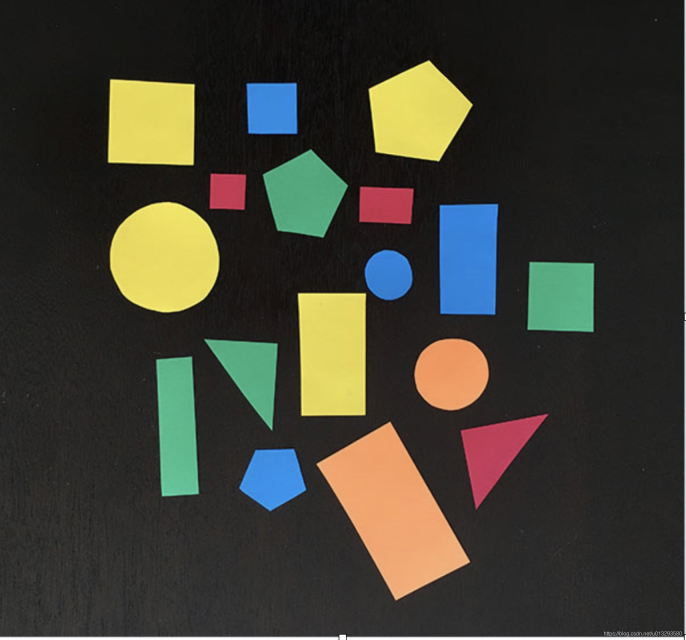
//> input picture 07 ColorDetector un/imgs/4.jpg, 2056 x 1920 px (shown at 1/3 size)
$ ./detect   (built with g++ and OpenCV 4)
//> lines starting //> are read from the running program, lines starting //| are printed output that depends on the picture; after the words box and inside, x2 and y2 are one past the last pixel; in counts of white or black regions, pixels touching at a corner belong together
#include <opencv2/imgproc.hpp>
#include <opencv2/imgcodecs.hpp>
#include <opencv2/highgui.hpp>
#include <string>

void getColor (cv::Mat, cv::Scalar, cv::Scalar, int);

//todo a color tracebar
cv::Scalar black_low (0, 0, 0), black_up (0, 0, 0);
cv::Scalar blue2_low (74, 144, 131), blue2_up (110, 255, 255);
cv::Scalar white_low (0, 0, 221), white_up (180, 30, 255);
cv::Scalar red1_low (121, 90, 123), red1_up (179, 250, 229);
cv::Scalar red2_low (0, 154, 131), red2_up (0, 232, 255);
cv::Scalar orange_low (0, 111,200), orange_up (19, 255, 255);
cv::Scalar yellow_low (20, 93, 119), yellow_up (64, 255, 255);
cv::Scalar green_low (69, 33, 110), green_up (99, 148, 255);
cv::Scalar blue1_low (96, 75, 151), blue1_up (133, 255, 255);
cv::Scalar purple_low (118, 139, 117), purple_up (179, 255, 117);

std::vector <std::vector<cv::Scalar>> mycolors = {{black_low,black_up}, {white_low, white_up}, {red1_low, red1_up}, {orange_low, orange_up}, {yellow_low, yellow_up}, {green_low, green_up}, {blue1_low, blue1_up}, {purple_low, purple_up}};
std::vector <std::vector<cv::Scalar>> mycolors_backup = {{black_low,black_up}, {blue2_low, blue2_up}, {white_low, white_up}, {red1_low, red1_up}, {red2_low, red2_up}, {orange_low, orange_up}, {yellow_low, yellow_up}, {green_low, green_up}, {blue1_low, blue1_up}, {purple_low, purple_up}};

std::vector <std::string> types = {"None", "Point", "Line", "Triangle", "Rectangle", "5", "6", "Round"};
std::vector <std::string> color_types = {"blake", "white", "red", "orange", "yellow", "green", "blue", "purple"};

int main ()
{
    std::string path = "../imgs/4.jpg";
    cv::Mat img, Mask;
    img = cv::imread (path);
//> img is the input picture: 1920 rows x 2056 cols, CV_8UC3; mean B, G, R 51, 61.7, 62.7
    cv::resize (img, img, cv::Size (), 0.4, 0.4);
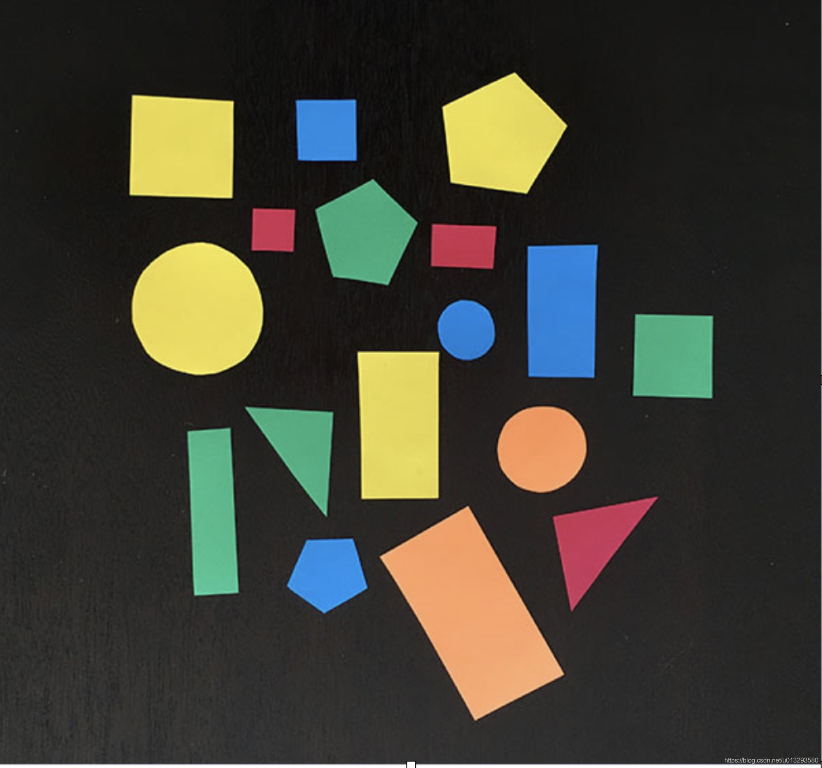
//> img: 768 rows x 822 cols, CV_8UC3; mean B, G, R 50.9, 61.6, 62.5


    cv::imshow ("Img", img);

    cv::Mat img2;
    // [12 lines of commented-out code are left out]

    img.copyTo (img2);
    for (int i = 0; i < mycolors.size (); i++)
    {
        getColor (img2, mycolors[i][0], mycolors[i][1], i);
    }
//> this loop made 8 passes
//> contours in getColor on passes 1, 8: 0 contours, 1 contour, all with area under 20
//> pass 2, in getColor (call 2), `cv::inRange (imgBlur, lower, upper, imgMask);`:
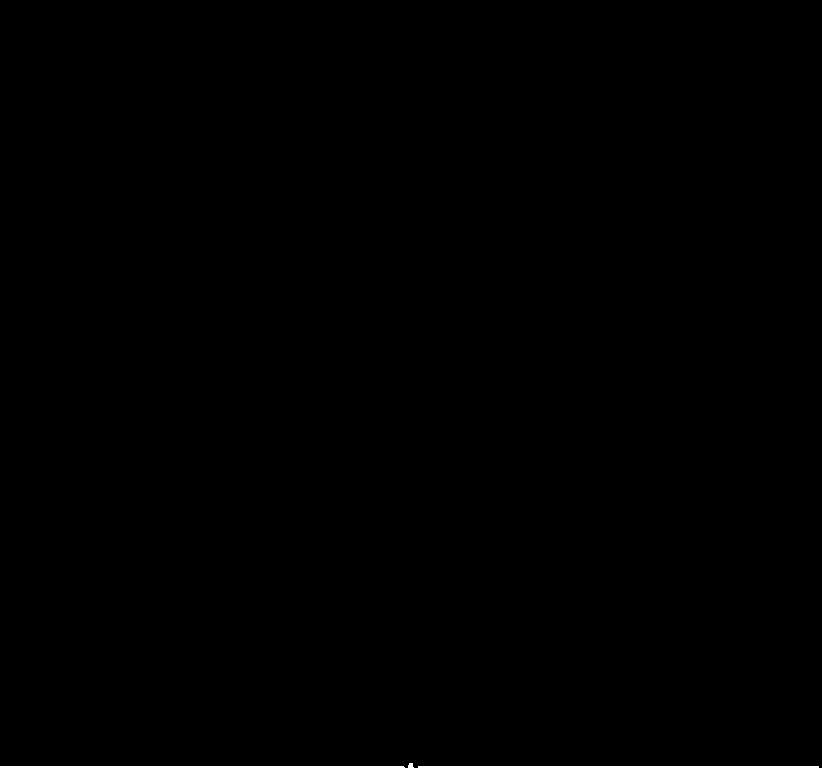
//> imgMask: 768 rows x 822 cols, CV_8UC1; 0.26% white; 3 white regions, box (x1, y1, x2, y2) and area: (0, 766, 405, 768) 809, (418, 766, 819, 768) 802, (408, 763, 414, 768) 24
//> after the loop:
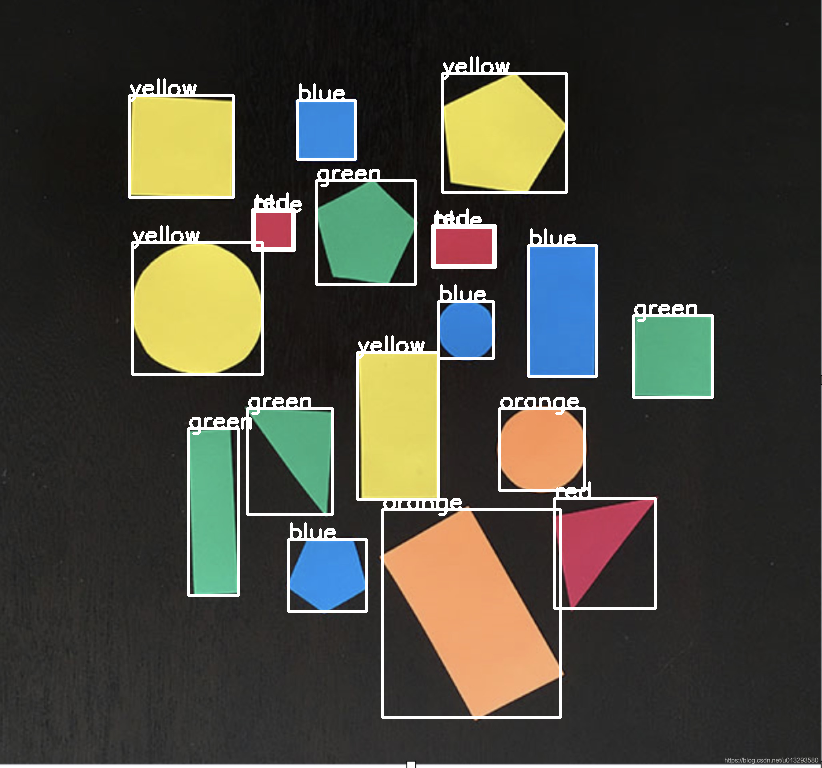
//> img2: 768 rows x 822 cols, CV_8UC3; 4.13% of pixels changed, all inside (x1, y1, x2, y2) = (128, 56, 714, 719)

    if (cv::waitKey (0) == 27)
//> the space key is pressed
    {
        std::exit (0);
    }


    return 0;
}

void getColor (cv::Mat img, cv::Scalar lower, cv::Scalar upper, int num)
{
    cv::Mat imgHSV, imgBlur, imgMask;
    std::vector <std::vector <cv::Point>> contours;

    cv::cvtColor (img, imgHSV, cv::COLOR_BGR2HSV);
    cv::GaussianBlur (imgHSV, imgBlur, cv::Size (5, 5), 2);
    cv::inRange (imgBlur, lower, upper, imgMask);

    cv::findContours (imgMask, contours, cv::RETR_EXTERNAL, cv::CHAIN_APPROX_SIMPLE);

    for (int i = 0; i < contours.size (); i++)
    {
        double area = cv::contourArea (contours[i]);
        std::vector <std::vector <cv::Point>> con;
        std::vector <cv::Rect> re;

        if (area > 500)
        {
            std::vector <cv::Point> conpoly;
            cv::approxPolyDP (contours[i], conpoly, 5, true);
            cv::Rect boundingrect = cv::boundingRect (contours[i]);
            con.push_back (conpoly);
            re.push_back (boundingrect);
        }
        for (int j = 0; j < con.size (); j++)
        {
            if (con[j].size () >= 7)
            {
                cv::putText (img, color_types[num], re[j].tl (), cv::FONT_HERSHEY_SIMPLEX, 0.75, cv::Scalar (255, 255, 255), 2);
                // cv::drawContours (img, con, 0, cv::Scalar (255, 255, 255), 1);
                cv::rectangle (img, re[j], cv::Scalar (255, 255, 255), 2);

            }
            else
            {
                cv::putText (img, color_types[num], re[j].tl (), cv::FONT_HERSHEY_SIMPLEX, 0.75, cv::Scalar (255, 255, 255), 2);
                // cv::drawContours (img, con, 0, cv::Scalar (255, 255, 255), 1);
                cv::rectangle (img, re[j], cv::Scalar (255, 255, 255), 2);
            }

        }


    }

    cv::imshow ("Img", img);

}

$ run again, with 07 ColorDetector un/imgs/1.jpg copied over 07 ColorDetector un/imgs/4.jpg
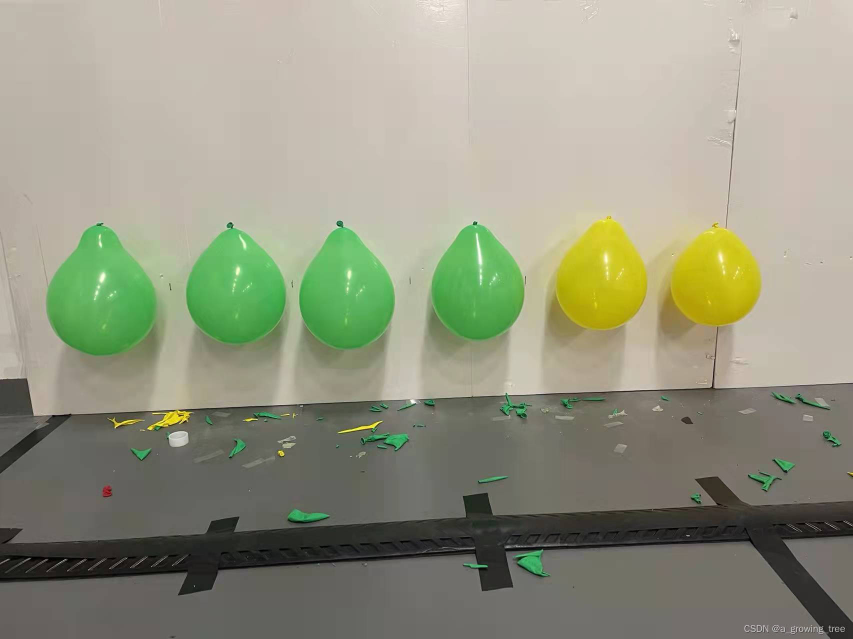
//> input picture 07 ColorDetector un/imgs/1.jpg, 1706 x 1278 px (shown at 1/2 size)
//> img is the input picture: 1278 rows x 1706 cols, CV_8UC3; mean B, G, R 130.2, 150.9, 149.5
//> img: 511 rows x 682 cols, CV_8UC3
//> the loop `for (int i = 0; i < mycolors.size (); i++)` made 8 passes
//> contours in getColor on passes 1, 3, 4, 6, 7, 8: 0 contours, 1 contour, all with area under 20, 0 contours, 34 contours, all with area under 20, 0 contours, 0 contours
//> pass 2, in getColor (call 2), `cv::inRange (imgBlur, lower, upper, imgMask);`:
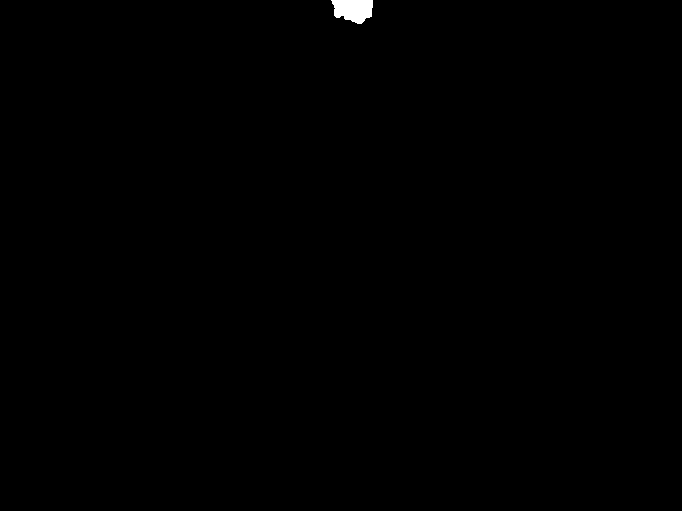
//> imgMask: 511 rows x 682 cols, CV_8UC1; 0.22% white; 1 white region, box (x1, y1, x2, y2) and area: (331, 0, 373, 24) 770
//> after the loop `for (int i = 0; i < mycolors.size (); i++)`:
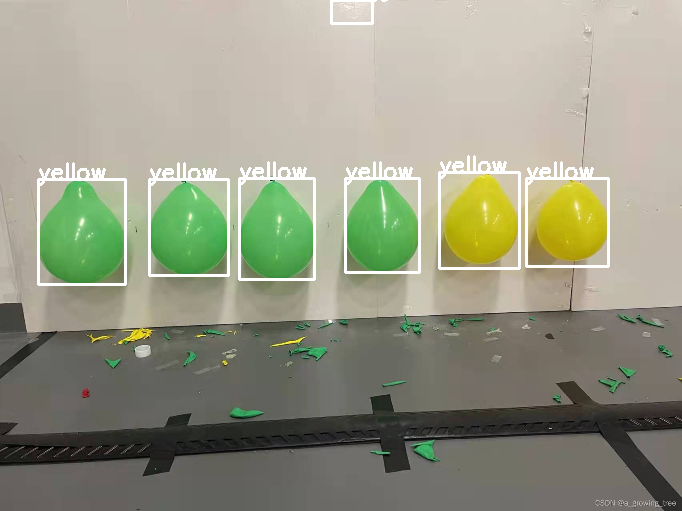
//> img2: 511 rows x 682 cols, CV_8UC3; mean B, G, R 132.9, 152.8, 151.5

$ run again, with 07 ColorDetector un/imgs/2.jpg copied over 07 ColorDetector un/imgs/4.jpg
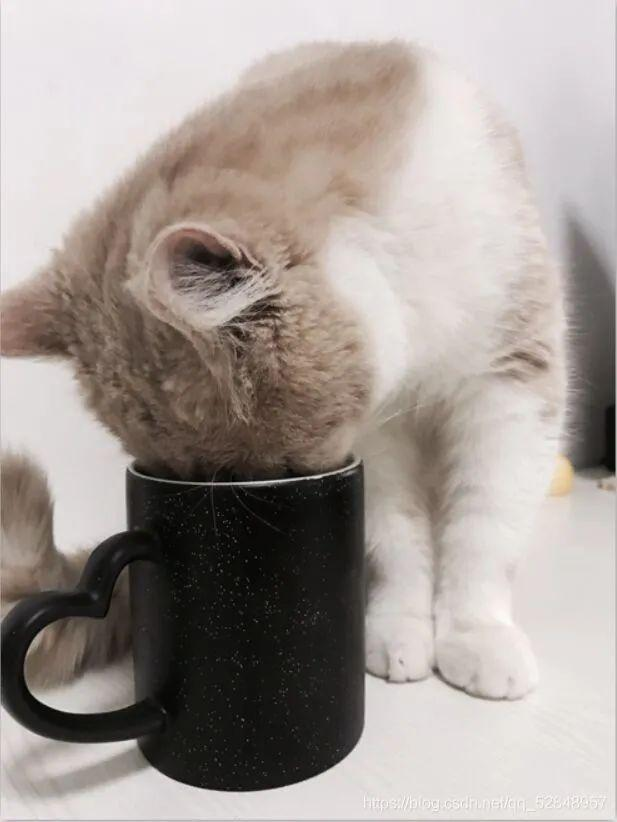
//> input picture 07 ColorDetector un/imgs/2.jpg, 617 x 822 px
//> img is the input picture: 822 rows x 617 cols, CV_8UC3; mean B, G, R 150.2, 155.3, 164.2
//> img: 329 rows x 247 cols, CV_8UC3
//> the loop `for (int i = 0; i < mycolors.size (); i++)` made 8 passes
//> pass 2, in getColor (call 2), `cv::inRange (imgBlur, lower, upper, imgMask);`:
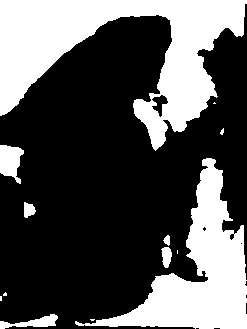
//> imgMask: 329 rows x 247 cols, CV_8UC1; 33.3% white; 13 white regions (6 under 20 px), largest, box (x1, y1, x2, y2) and area: (0, 0, 247, 151) 15752, (75, 158, 247, 329) 9914, (0, 145, 24, 184) 620
//> after the loop `for (int i = 0; i < mycolors.size (); i++)`:
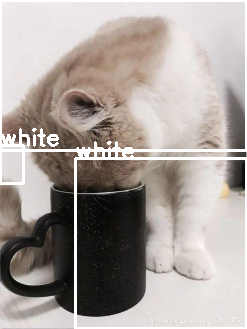
//> img2: 329 rows x 247 cols, CV_8UC3; mean B, G, R 156.3, 161.1, 169.4
